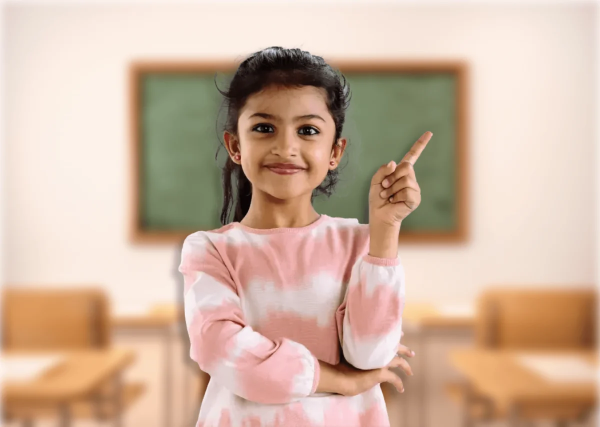
#> input picture assets/images/main/about-03.webp, 1200 x 853 px, given in place of icon-512.png, which was not available (shown at 1/2 size)
$ python build-og-images.py
#> lines starting #> are read from the running program, lines starting #| are printed output that depends on the picture; pictures that were not available may be replaced by others from this repository, and a replacement may not be noted
#!/usr/bin/env python3
"""Draw a 1200×630 share image for each public page."""
import shutil
from pathlib import Path

from PIL import Image, ImageDraw, ImageFont

ROOT = Path(__file__).resolve().parent.parent
OUT = ROOT / "assets" / "images" / "og"
ICON = ROOT / "assets" / "images" / "favicon" / "icon-512.png"

CREAM = (250, 247, 242)
NAVY = (12, 24, 41)
EMERALD = (10, 107, 92)
GOLD = (201, 168, 76)
MUTED = (61, 79, 73)

CARDS = {
    "home.png": "The operating system\nfor Tahfiz institutes",
    "platform.png": "One Hifz workflow.\nOne institute platform.",
    "features.png": "Hifz desk, Hafazan\npractice, and the LMS",
    "present.png": "A ten-minute tour\nof ilming",
    "pricing-inr.png": "India pricing\nINR 50 per student",
    "pricing-aed.png": "UAE pricing\nAED 4 per student",
    "pricing-sar.png": "Saudi Arabia pricing\nSAR 4 per student",
    "pricing-gbp.png": "United Kingdom pricing\n£1 per student",
    "pricing-qar.png": "Qatar pricing\nQAR 4 per student",
    "pricing-kwd.png": "Kuwait pricing\nKWD 0.300 per student",
    "pricing-bhd.png": "Bahrain pricing\nBHD 0.400 per student",
    "pricing-omr.png": "Oman pricing\nOMR 0.400 per student",
    "pricing-usd.png": "International pricing\n$1 per student",
    "ai.png": "AI Hafazan practice.\nThe Ustadh decides.",
    "blog.png": "Insights for\nIslamic educators",
    "blog-madrassa.png": "Why your madrassa\nneeds an LMS",
    "blog-exams.png": "Secure online exams\nfor Islamic schools",
    "blog-ai-tools.png": "AI tools for Islamic\neducators",
    "blog-guardian.png": "How a guardian portal\nbuilds parent trust",
    "blog-digitising.png": "Digitising madrassas\nin the UK and UAE",
    "blog-whatsapp.png": "Why WhatsApp is not\nenough for Hifz",
    "about.png": "Why ilming exists",
    "contact.png": "Book a demo for\nyour institute",
    "tahfiz.png": "Tahfiz management\nsoftware",
    "privacy.png": "Privacy Policy",
    "terms.png": "Terms and Conditions",
    "security.png": "Security",
    "subprocessors.png": "Subprocessors",
}


def font(size: int, bold: bool = False) -> ImageFont.FreeTypeFont:
    candidates = [
        "/System/Library/Fonts/Supplemental/Arial Bold.ttf" if bold else "/System/Library/Fonts/Supplemental/Arial.ttf",
        "/Library/Fonts/Arial Bold.ttf" if bold else "/Library/Fonts/Arial.ttf",
        "/System/Library/Fonts/Supplemental/Arial Unicode.ttf",
        "/System/Library/Fonts/Helvetica.ttc",
    ]
    for path in candidates:
        if Path(path).exists():
            return ImageFont.truetype(path, size)
    return ImageFont.load_default()


def draw_card(title: str) -> Image.Image:
    image = Image.new("RGB", (1200, 630), CREAM)
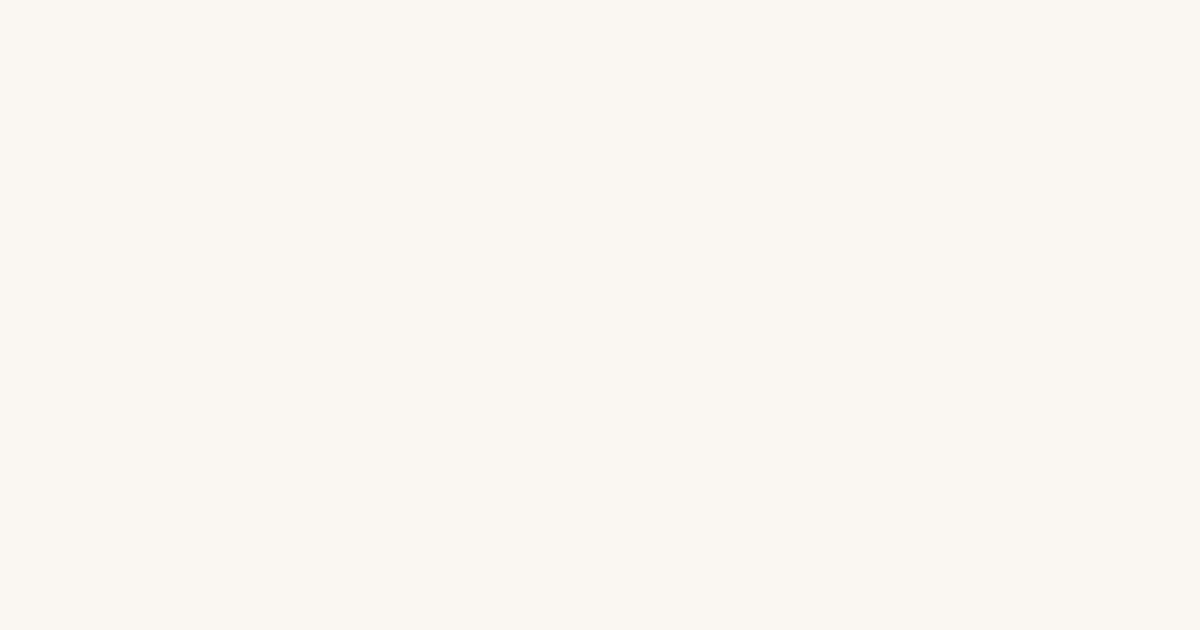
#> image: PIL image 1200x630 RGB; mean R, G, B 250, 247, 242
    draw = ImageDraw.Draw(image)
    draw.rectangle((0, 0, 1200, 16), fill=EMERALD)
    draw.rectangle((0, 620, 1200, 630), fill=GOLD)

    icon = Image.open(ICON).convert("RGBA").resize((112, 112), Image.Resampling.LANCZOS)
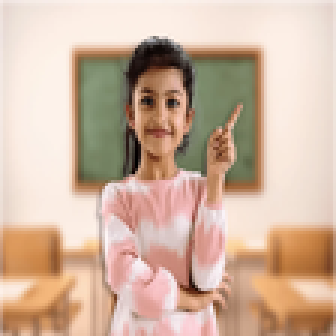
#> icon: PIL image 112x112 RGBA (shown 3 times larger); mean R, G, B, A 207.8, 180.5, 160.4, 255
    image.paste(icon, (76, 96), icon)
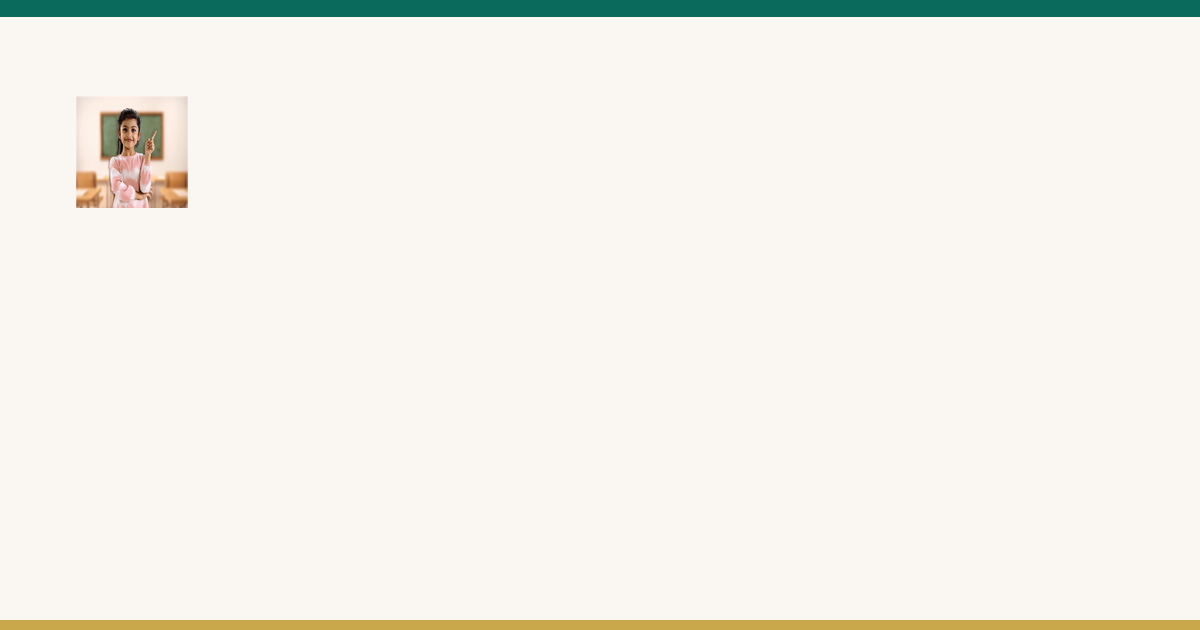
#> image: PIL image 1200x630 RGB; mean R, G, B 242, 240.9, 234

    brand = font(28, bold=True)
    draw.text((208, 118), "ilming", font=brand, fill=EMERALD)
    kicker = font(22)
    draw.text((208, 158), "Operating system for Tahfiz institutes", font=kicker, fill=MUTED)

    title_font = font(68, bold=True)
    draw.multiline_text((76, 280), title, font=title_font, fill=NAVY, spacing=8)
    return image


def main() -> None:
    OUT.mkdir(parents=True, exist_ok=True)
    for name, title in CARDS.items():
        card = draw_card(title)
        card.save(OUT / name, "PNG", optimize=True)
        print(f"og: {name}")
    shutil.copyfile(OUT / "home.png", OUT / "ilming-og.png")
    print("og: ilming-og.png")


if __name__ == "__main__":
    main()
